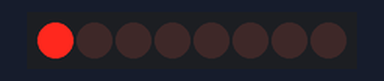
The sketch below on a simulated Arduino Uno, built with avr-gcc and run on an emulated ATmega328P. On the bench: 8 shift-register outputs drawn as a row of LEDs (first output left, lit = HIGH). Wiring (inferred from the names in the program): shift register (74HC595): data pin 8; shift clock pin 7; latch pin 12. Wiring (inferred from the signals the program sends): row of LEDs: on Q0, Q1, Q2, Q3, Q4, Q5, Q6, Q7.

Above: at 0.1 s.
At 0.9 s:
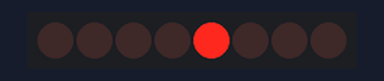
At 1.9 s:
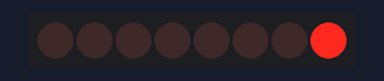
At 2.7 s:
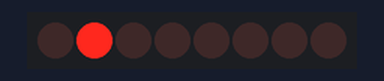
At 3.5 s:
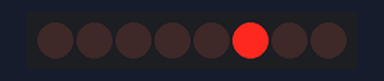
At 5.3 s:
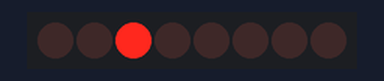
Timing chart, 0 to 5.6 s (numbered marks = the images above):
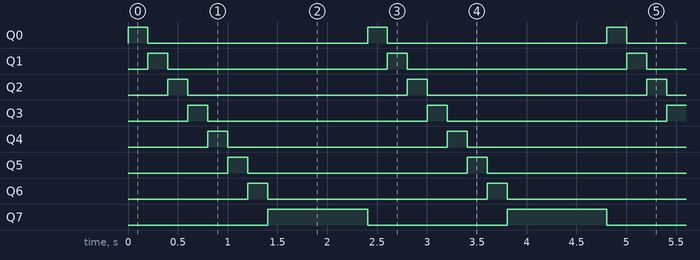

The sketch:

multiplexer.ino
```cpp
int stcp = 12;
int shcp = 7;
int ds = 8;

int current = 0;

void setup() {
  pinMode(stcp, OUTPUT);
  pinMode(shcp, OUTPUT);
  pinMode(ds, OUTPUT);
  turnOff();
}

void loop() {
  turnOff();
  int x = 0.5 + pow(2, current);
  turnOn(x);
  current = (current+1) % 8;
  if (current == 0) {
    delay(800);
  }
  delay(200);
}

void turnOn(int x){
   shiftOut(ds, shcp, MSBFIRST, x);
   digitalWrite(stcp, HIGH);
}

void turnOff(){
  digitalWrite(stcp, LOW);
}
```

Measured:
- by itself, Q0–6: alternates HIGH for 0.20 s and LOW for 2.2 s
- by itself, Q7: alternates HIGH for 1.0 s and LOW for 1.4 s
- by itself, everything shown: repeats every 2.4 s, in 8 steps
